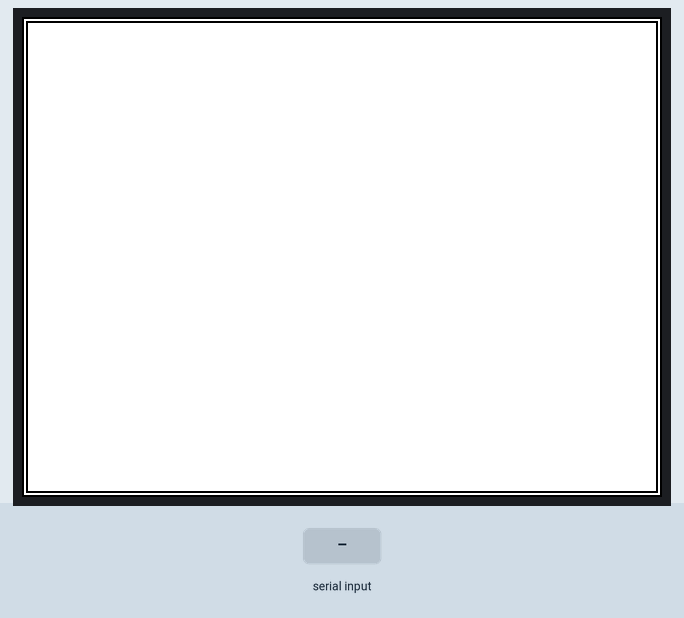
This sketch was run on a simulated Arduino Uno, built with avr-gcc and run on an emulated ATmega328P. Shown: 320×240 colour display. The test bench sets the inputs (shaded band). What the sketch prints to the serial monitor is not drawn.

Above: at 1.5 s.
1.6 s: "l" received over Serial
At 3.0 s:
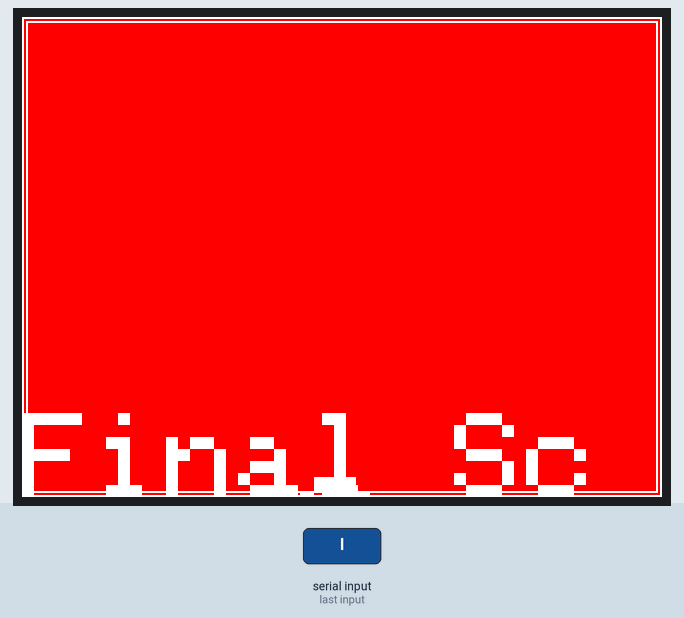
4.6 s: "b" received over Serial
At 5.3 s:
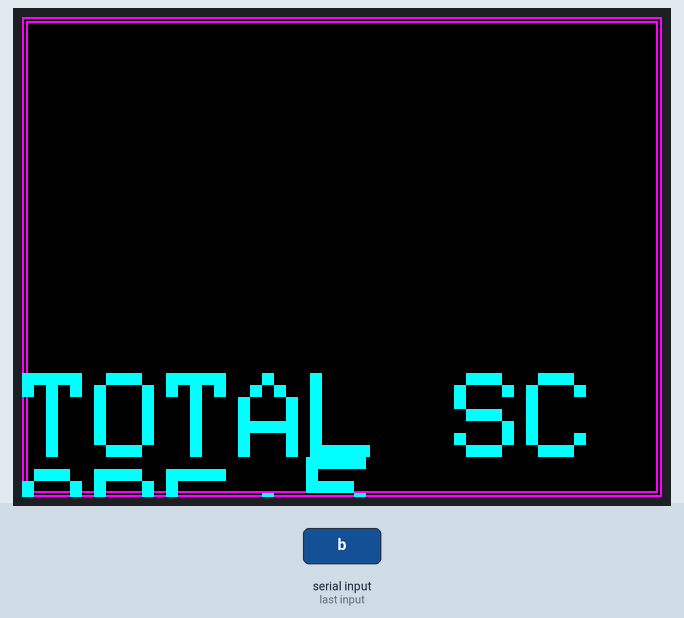
Timing chart, 0 to 7.6 s (numbered marks = the images above; inputs shaded):
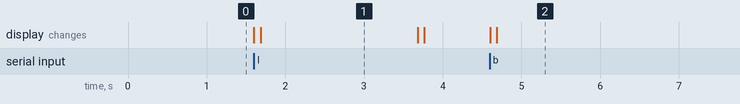

The sketch:

lcdtftshield.ino
```cpp
#include <MCUFRIEND_kbv.h>
#include <Adafruit_GFX.h> // Core graphics library

#define LCD_RESET A4
#define LCD_CS A3
#define LCD_CD A2
#define LCD_WR A1
#define LCD_RD A0
#define BUMPER 31
#define SNTN 35
#define LOSE 33

// Assign common color values name
#define BLACK 0x0000
#define BLUE 0x001F
#define RED 0xF800
#define GREEN 0x07E0
#define CYAN 0x07FF
#define MAGENTA 0xF81F
#define YELLOW 0xFFE0
#define WHITE 0xFFFF

//Declare global variables
char *init_text1 = "WELCOME";
// char *scoregain = "+";
char *totalscore = "TOTAL SCORE: ";
char *losemsg = "GAME OVER";
char *bumpermsg = "BUMPER! ";
char *sntnmsg = "SNTN! ";
unsigned int score_bumper = 5;
unsigned int score_saonoitoknam = 50;
unsigned int total_score = 0;

MCUFRIEND_kbv tft;

//setup

void setup(void) {
Serial.begin(9600);
Serial.println(F("TFT LCD test"));

tft.reset();

uint16_t identifier = tft.readID();
if (identifier == 0x9325) {
Serial.println(F("Found ILI9325 LCD driver"));
} else if (identifier == 0x9328) {
Serial.println(F("Found ILI9328 LCD driver"));
} else if (identifier == 0x4535) {
Serial.println(F("Found LGDP4535 LCD driver"));
} else if (identifier == 0x7575) {
Serial.println(F("Found HX8347G LCD driver"));
} else if (identifier == 0x9595) {
Serial.println(F("Found HX8347-I LCD driver"));
} else if (identifier == 0x4747) {
Serial.println(F("Found HX8347-D LCD driver"));
} else if (identifier == 0x8347) {
Serial.println(F("Found HX8347-A LCD driver"));
} else if (identifier == 0x9341) {
Serial.println(F("Found ILI9341 LCD driver"));
} else if (identifier == 0x7783) {
Serial.println(F("Found ST7781 LCD driver"));
} else if (identifier == 0x8230) {
Serial.println(F("Found UC8230 LCD driver"));
} else if (identifier == 0x8357) {
Serial.println(F("Found HX8357D LCD driver"));
} else if (identifier == 0x0101) {
identifier = 0x9341;
Serial.println(F("Found 0x9341 LCD driver"));
} else if (identifier == 0x7793) {
Serial.println(F("Found ST7793 LCD driver"));
} else if (identifier == 0xB509) {
Serial.println(F("Found R61509 LCD driver"));
} else if (identifier == 0x9486) {
Serial.println(F("Found ILI9486 LCD driver"));
} else if (identifier == 0x9488) {
Serial.println(F("Found ILI9488 LCD driver"));
} else {
Serial.print(F("Unknown LCD driver chip: "));
Serial.println(identifier, HEX);
Serial.println(F("If using the Adafruit 2.8\" TFT Arduino shield, the line:"));
Serial.println(F(" #define USE_ADAFRUIT_SHIELD_PINOUT"));
Serial.println(F("should appear in the library header (Adafruit_TFT.h)."));
Serial.println(F("If using the breakout board, it should NOT be #defined!"));
Serial.println(F("Also if using the breakout, double-check that all wiring"));
Serial.println(F("matches the tutorial."));
identifier = 0x9486;
}
tft.begin(identifier);
tft.fillScreen(BLACK);
tft.setRotation(1);
unsigned long start = micros();
showWelcome();
}

//loop

void loop()
{
  if (Serial.available())
  {
      char input = Serial.read();
    if (input == 'b')
    {
      total_score += score_bumper;
      printscore(bumpermsg, score_bumper);
    }
    if (input == 'l')
    {
      lose();
    }
  }
}

void printCenteredText(const char* text, int y, int size, uint16_t color) {
  int x = (tft.width() - strlen(text) * 6 * size) / 2;
  tft.setCursor(x, y);
  tft.setTextColor(color);
  tft.setTextSize(size);
  tft.print(text);
}

void drawBorder(uint16_t color) {
  tft.drawRect(0, 0, tft.width(), tft.height(), color);
  tft.drawRect(2, 2, tft.width() - 4, tft.height() - 4, color);
}

void showWelcome() {
  tft.fillScreen(WHITE);
  drawBorder(BLACK);
  printCenteredText(init_text1, 60, 9, BLACK);

  char scoreStr[20];
  sprintf(scoreStr, "SCORE: %d", total_score);
  printCenteredText(scoreStr, 200, 7, BLACK);
}

void printscore(char *type, int score){
  tft.fillScreen(BLACK);
  drawBorder(MAGENTA);

  char gainStr[20];
  sprintf(gainStr, "%s+%d",type, score);

  char scoreStr[20];
  sprintf(scoreStr, "%d", total_score);

  printCenteredText(gainStr, 40, 6, YELLOW);
  printCenteredText("TOTAL SCORE:", 130, 6, CYAN);
  printCenteredText(scoreStr, 220, 6, CYAN);
}
void lose(void){
  tft.fillScreen(RED);
  drawBorder(WHITE);
  printCenteredText(losemsg, 40, 7, WHITE);
  char finalscr[20];
  sprintf(finalscr, "%d", total_score);
  printCenteredText("Final Score:", 150, 6, WHITE);
  printCenteredText(finalscr, 230, 7, WHITE);
  total_score = 0;
  delay(2000);
  showWelcome();
}
```

Measured:
- after the input at 1.6 s, the display: first changes at once (image 1 shows a later state)
- after the input at 4.6 s, the display: first changes at once (image 2 shows a later state)
- what the display in image 1 shows lasts 2.0 s, from 1.7 s to 3.7 s
